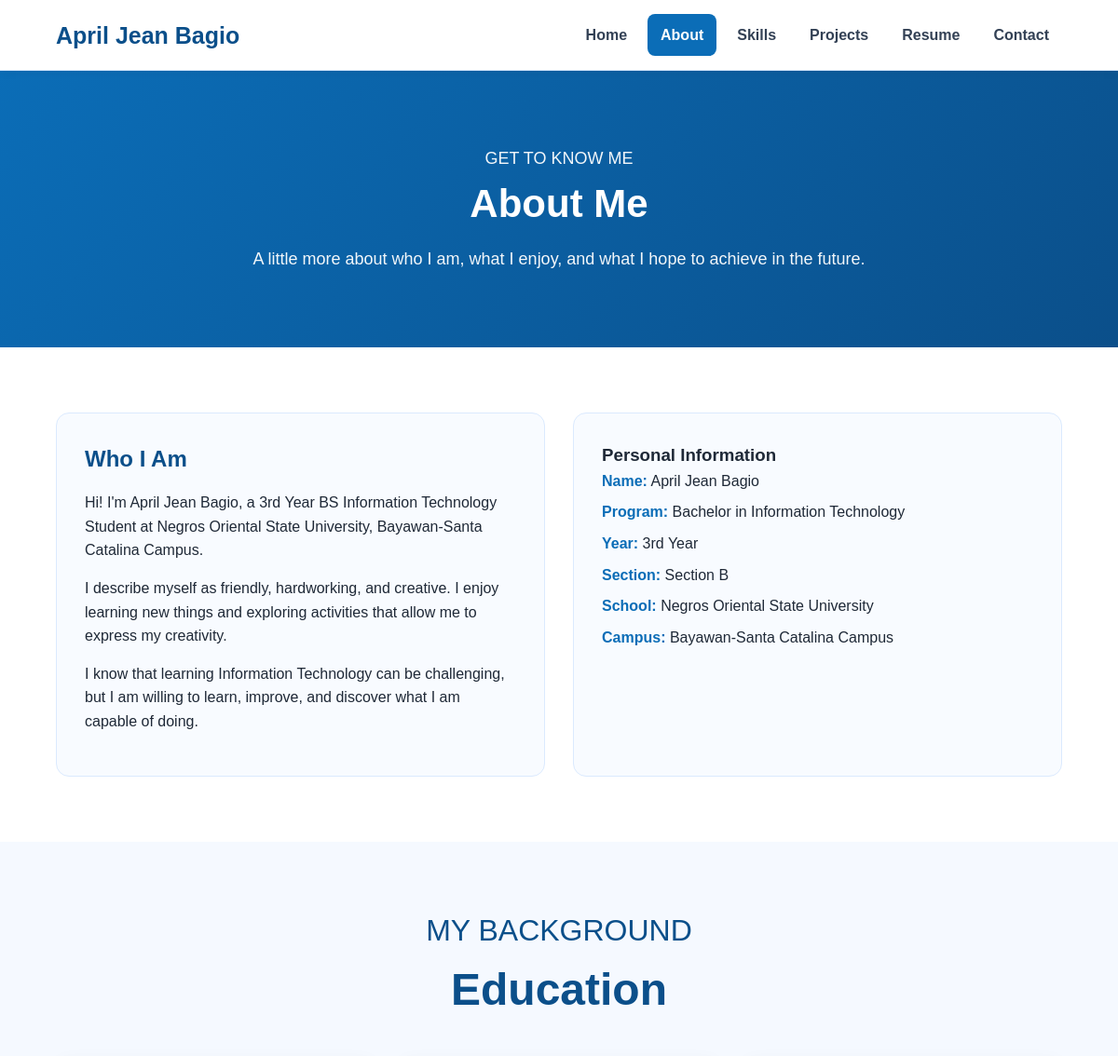
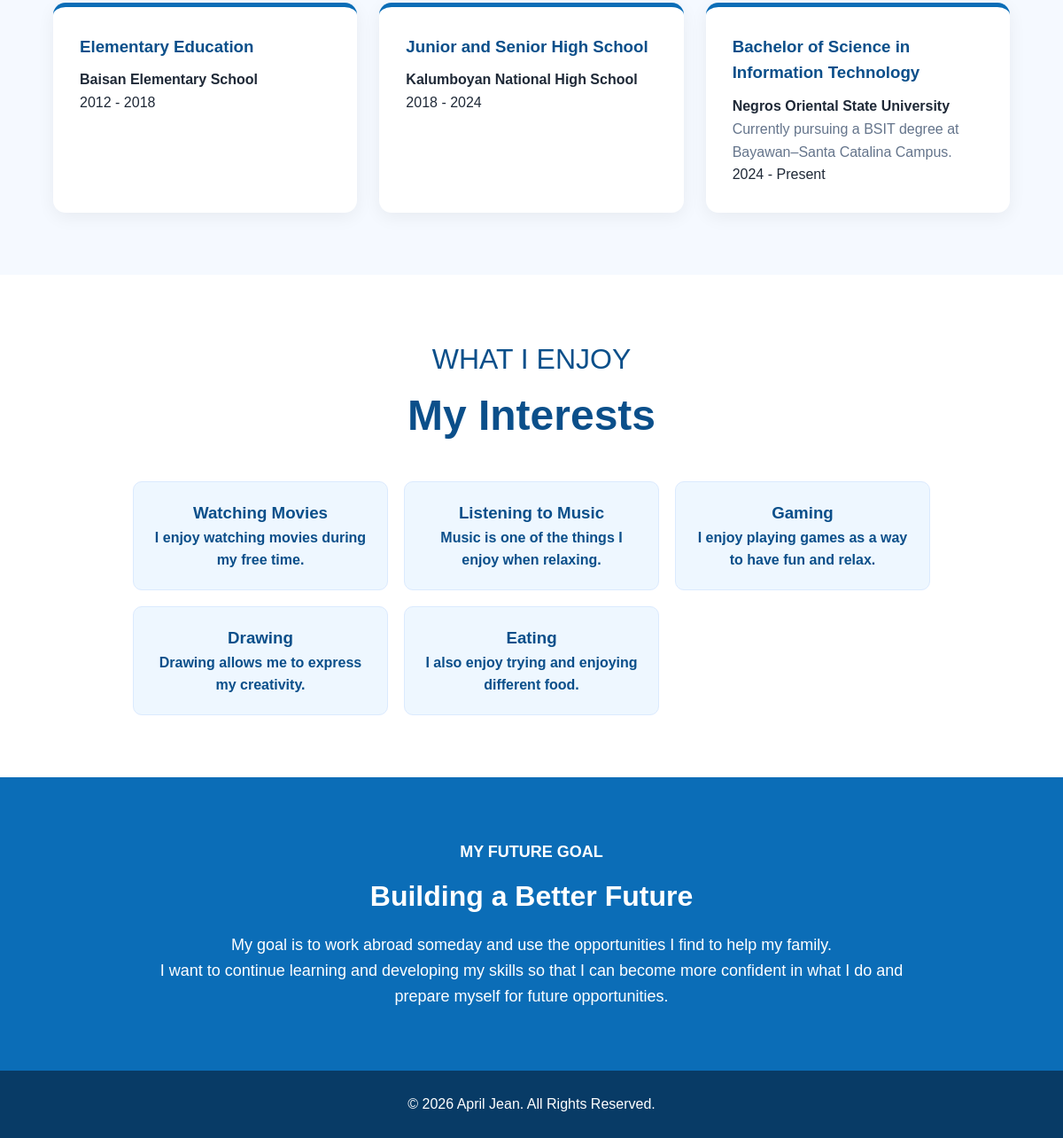
Page /about.php on the committed database (2 pictures, top to bottom).
### tables this page shows
CREATE TABLE `profile` (
  `id` int(11) NOT NULL,
  `full_name` varchar(150) NOT NULL,
  `display_name` varchar(100) NOT NULL,
  `title` varchar(150) DEFAULT NULL,
  `introduction` text DEFAULT NULL,
  `about_me` text DEFAULT NULL,
  `email` varchar(150) DEFAULT NULL,
  `phone` varchar(30) DEFAULT NULL,
  `address` varchar(255) DEFAULT NULL,
  `profile_image` varchar(255) DEFAULT NULL,
  `updated_at` timestamp NOT NULL DEFAULT current_timestamp() ON UPDATE current_timestamp()
);

CREATE TABLE `education` (
  `id` int(11) NOT NULL,
  `school_name` varchar(150) NOT NULL,
  `degree` varchar(150) DEFAULT NULL,
  `year_started` varchar(20) DEFAULT NULL,
  `year_ended` varchar(20) DEFAULT NULL,
  `description` text DEFAULT NULL
);

### about.php (the view, shortened to what this page needs)
<?php
require_once "includes/db.php";
$stmt = $pdo->query("SELECT * FROM profile ORDER BY id ASC LIMIT 1");
$profile = $stmt->fetch();
$fullName = $profile["full_name"] ?? "April Jean Bagio";
$displayName = $profile["display_name"] ?? "April Jean";
$title = $profile["title"] ?? "3rd-Year Information Technology Student";
$stmt = $pdo->query("SELECT * FROM education ORDER BY id ASC");
$educationRecords = $stmt->fetchAll();
function cleanOutput($value) {
    return htmlspecialchars((string)$value, ENT_QUOTES, "UTF-8");
}
?>
<!DOCTYPE html>
<html lang="en">
<head>
    <link rel="stylesheet" href="css/style.css">
</head>
<body>
    <header>
        <nav class="navbar">
            <div class="logo">
                <?php echo cleanOutput($fullName); ?>
            </div>
            <ul class="nav-links">
                <li><a href="index.php">Home</a></li>
                <li><a href="about.php" class="active">About</a></li>
                <li><a href="skills.php">Skills</a></li>
                <li><a href="projects.php">Projects</a></li>
                <li><a href="resume.php">Resume</a></li>
                <li><a href="contact.php">Contact</a></li>
            </ul>
        </nav>
    </header>
    <main>
        <section class="page-header">
            <p>GET TO KNOW ME</p>
            <h1>About Me</h1>
            <p>
                A little more about who I am, what I enjoy,
                and what I hope to achieve in the future.
            </p>
        </section>
        <section class="about-section">
            <div class="about-content">
                <div class="about-text">
                    <h2>Who I Am</h2>
                    <p>
                        Hi! I'm <?php echo cleanOutput($fullName); ?>,
                        a <?php echo cleanOutput($title); ?> at
                        Negros Oriental State University,
                        Bayawan-Santa Catalina Campus.
                    </p>
                    <p>
                        I describe myself as friendly, hardworking,
                        and creative. I enjoy learning new things
                        and exploring activities that allow me to
                        express my creativity.
                    </p>
                    <p>
                        I know that learning Information Technology
                        can be challenging, but I am willing to learn,
                        improve, and discover what I am capable of doing.
                    </p>
                </div>
                <div class="about-card">
                    <h3>Personal Information</h3>
                    <p>
                        <strong>Name:</strong>
                        <?php echo cleanOutput($fullName); ?>
                    </p>
                    <p>
                        <strong>Program:</strong>
                        Bachelor in Information Technology
                    </p>
                    <p>
                        <strong>Year:</strong>
                        3rd Year
                    </p>
                    <p>
                        <strong>Section:</strong>
                        Section B
                    </p>
                    <p>
                        <strong>School:</strong>
                        Negros Oriental State University
                    </p>
                    <p>
                        <strong>Campus:</strong>
                        Bayawan-Santa Catalina Campus
                    </p>
                </div>
            </div>
        </section>
        <section class="education-section">
            <div class="section-title">
                <p>MY BACKGROUND</p>
                <h2>Education</h2>
            </div>
            <div class="education-grid">
                <?php if (!empty($educationRecords)): ?>
                    <?php foreach ($educationRecords as $education): ?>
                        <div class="education-card">
                            <h3>
                                <?php echo cleanOutput($education["degree"]); ?>
                            </h3>
                            <h4>
                                <?php echo cleanOutput($education["school_name"]); ?>
                            </h4>
                            <p>
                                <?php echo cleanOutput($education["description"]); ?>
                            </p>
                            <span>
                                <?php
                                $start = $education["year_started"] ?? "";
                                $end = $education["year_ended"] ?? "";
                                echo cleanOutput($start);
                                if (!empty($end)) {
                                    echo " - " . cleanOutput($end);
                                } elseif (!empty($start)) {
                                    echo " - Present";
                                }
                                ?>
                            </span>
                        </div>
                    <?php endforeach; ?>
                <?php else: ?>
                    <p>No education records available yet.</p>
                <?php endif; ?>
            </div>
        </section>
        <section class="interests-section">
            <div class="section-title">
                <p>WHAT I ENJOY</p>
                <h2>My Interests</h2>
            </div>
            <div class="interest-list">
                <div class="interest-item">
                    <h3>Watching Movies</h3>
                    <p>I enjoy watching movies during my free time.</p>
                </div>
                <div class="interest-item">
                    <h3>Listening to Music</h3>
                    <p>Music is one of the things I enjoy when relaxing.</p>
                </div>
                <div class="interest-item">
                    <h3>Gaming</h3>
                    <p>I enjoy playing games as a way to have fun and relax.</p>
                </div>
                <div class="interest-item">
                    <h3>Drawing</h3>
                    <p>Drawing allows me to express my creativity.</p>
                </div>
                <div class="interest-item">
                    <h3>Eating</h3>
                    <p>I also enjoy trying and enjoying different food.</p>
                </div>
            </div>
        </section>
        <section class="goal-section">
            <div class="goal-content">
                <p class="goal-label">MY FUTURE GOAL</p>
                <h2>Building a Better Future</h2>
                <p>
                    My goal is to work abroad someday and use the
                    opportunities I find to help my family.
                </p>
                <p>
                    I want to continue learning and developing my
                    skills so that I can become more confident in
                    what I do and prepare myself for future
                    opportunities.
                </p>
            </div>
        </section>
    </main>
    <footer>
        <p>
            © 2026 <?php echo cleanOutput($displayName); ?>.
            All Rights Reserved.
        </p>
    </footer>
</body>
</html>

### css/style.css (style rules this page uses)
* { margin: 0; padding: 0; box-sizing: border-box; }
html { scroll-behavior: smooth; }
body { font-family: Arial, Helvetica, sans-serif; background: #f5f9ff; color: #1f2937; line-height: 1.6; }
a { text-decoration: none; color: inherit; }
.section-title { text-align: center; color: #0b4f8a; font-size: 32px; margin-bottom: 35px; }
section { padding: 70px 0; }
header { background: #ffffff; border-bottom: 1px solid #dbeafe; position: sticky; top: 0; z-index: 1000; box-shadow: 0 2px 10px rgba(0, 0, 0, 0.05); }
.navbar { width: 90%; max-width: 1200px; margin: auto; min-height: 75px; display: flex; align-items: center; justify-content: space-between; }
.logo { font-size: 25px; font-weight: bold; color: #0b4f8a; }
.nav-links { list-style: none; display: flex; gap: 8px; align-items: center; }
.nav-links a { display: block; padding: 10px 14px; color: #334155; font-weight: 600; border-radius: 8px; transition: 0.3s; }
.nav-links a:hover, .nav-links a.active { color: #ffffff; background: #0b6db7; }
.page-header { background: linear-gradient(135deg, #0b6db7, #0b4f8a); color: white; text-align: center; padding: 80px 20px; }
.page-header h1 { font-size: 42px; margin-bottom: 12px; }
.page-header p { font-size: 18px; opacity: 0.95; }
.about-section { background: white; }
.about-content { width: 90%; max-width: 1100px; margin: auto; display: grid; grid-template-columns: 1fr 1fr; gap: 30px; }
.about-text, .about-card { background: #f8fbff; padding: 30px; border-radius: 14px; border: 1px solid #dbeafe; }
.about-text h2, .about-card h2 { color: #0b4f8a; margin-bottom: 15px; }
.about-text p { margin-bottom: 15px; }
.about-card p { margin-bottom: 8px; }
.about-card strong { color: #0b6db7; }
.education-section { background: #f5f9ff; }
.education-grid { width: 90%; max-width: 1100px; margin: auto; display: grid; grid-template-columns: repeat(3, 1fr); gap: 25px; }
.education-card { background: white; padding: 30px; border-radius: 14px; border-top: 5px solid #0b6db7; box-shadow: 0 5px 20px rgba(0, 0, 0, 0.06); }
.education-card h3 { color: #0b4f8a; margin-bottom: 10px; }
.education-card p { color: #64748b; }
.interests-section { background: white; }
.interest-list { width: 90%; max-width: 900px; margin: auto; display: grid; grid-template-columns: repeat(3, 1fr); gap: 18px; }
.interest-item { background: #eef7ff; padding: 20px; text-align: center; border-radius: 10px; color: #0b4f8a; font-weight: bold; border: 1px solid #dbeafe; }
.goal-section { background: #0b6db7; color: white; }
.goal-content { width: 90%; max-width: 850px; margin: auto; text-align: center; }
.goal-content h2 { font-size: 32px; margin-bottom: 15px; }
.goal-content p { font-size: 18px; }
.goal-label { font-weight: bold; margin-bottom: 10px; }
footer { background: #083b66; color: white; text-align: center; padding: 25px 15px; }
footer p { margin: 0; }

### rows in the picture
profile: full_name "April Jean Bagio", title "3rd Year BS Information Technology Student", display_name "April Jean"
education: degree "Elementary Education", school_name "Baisan Elementary School", year_started "2012", year_ended "2018"
education: degree "Junior and Senior High School", school_name "Kalumboyan National High School", year_started "2018", year_ended "2024"
education: degree "Bachelor of Science in Information Technology", school_name "Negros Oriental State University", description "Currently pursuing a BSIT degree at Bayawan–Santa Catalina Campus.", year_started "2024", shows "- Present"
